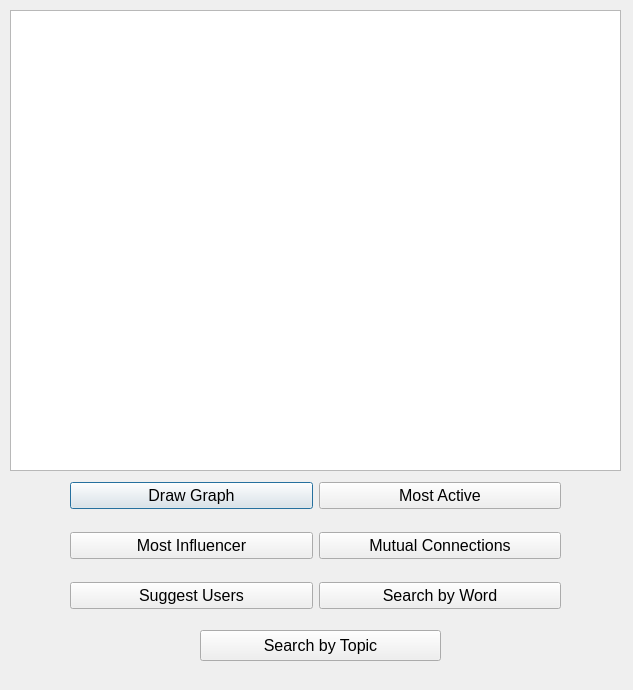
<?xml version="1.0" encoding="UTF-8"?>
<ui version="4.0">
 <class>level_2_CP</class>
 <widget class="QDialog" name="level_2_CP">
  <property name="geometry">
   <rect>
    <x>0</x>
    <y>0</y>
    <width>633</width>
    <height>690</height>
   </rect>
  </property>
  <property name="windowTitle">
   <string>Dialog</string>
  </property>
  <widget class="QPlainTextEdit" name="plainTextEdit">
   <property name="geometry">
    <rect>
     <x>10</x>
     <y>10</y>
     <width>611</width>
     <height>461</height>
    </rect>
   </property>
  </widget>
  <widget class="QWidget" name="">
   <property name="geometry">
    <rect>
     <x>70</x>
     <y>470</y>
     <width>491</width>
     <height>51</height>
    </rect>
   </property>
   <layout class="QHBoxLayout" name="horizontalLayout">
    <item>
     <widget class="QPushButton" name="pushButton">
      <property name="font">
       <font>
        <pointsize>12</pointsize>
       </font>
      </property>
      <property name="text">
       <string>Draw Graph</string>
      </property>
     </widget>
    </item>
    <item>
     <widget class="QPushButton" name="pushButton_2">
      <property name="font">
       <font>
        <pointsize>12</pointsize>
       </font>
      </property>
      <property name="text">
       <string>Most Active</string>
      </property>
     </widget>
    </item>
   </layout>
  </widget>
  <widget class="QWidget" name="layoutWidget">
   <property name="geometry">
    <rect>
     <x>70</x>
     <y>570</y>
     <width>491</width>
     <height>51</height>
    </rect>
   </property>
   <layout class="QHBoxLayout" name="horizontalLayout_7">
    <item>
     <widget class="QPushButton" name="pushButton_13">
      <property name="font">
       <font>
        <pointsize>12</pointsize>
       </font>
      </property>
      <property name="text">
       <string>Suggest Users</string>
      </property>
     </widget>
    </item>
    <item>
     <widget class="QPushButton" name="pushButton_14">
      <property name="font">
       <font>
        <pointsize>12</pointsize>
       </font>
      </property>
      <property name="text">
       <string>Search by Word</string>
      </property>
     </widget>
    </item>
   </layout>
  </widget>
  <widget class="QWidget" name="layoutWidget_2">
   <property name="geometry">
    <rect>
     <x>70</x>
     <y>520</y>
     <width>491</width>
     <height>51</height>
    </rect>
   </property>
   <layout class="QHBoxLayout" name="horizontalLayout_8">
    <item>
     <widget class="QPushButton" name="pushButton_15">
      <property name="font">
       <font>
        <pointsize>12</pointsize>
       </font>
      </property>
      <property name="text">
       <string>Most Influencer</string>
      </property>
     </widget>
    </item>
    <item>
     <widget class="QPushButton" name="pushButton_16">
      <property name="font">
       <font>
        <pointsize>12</pointsize>
       </font>
      </property>
      <property name="text">
       <string>Mutual Connections</string>
      </property>
     </widget>
    </item>
   </layout>
  </widget>
  <widget class="QPushButton" name="pushButton_17">
   <property name="geometry">
    <rect>
     <x>200</x>
     <y>630</y>
     <width>241</width>
     <height>31</height>
    </rect>
   </property>
   <property name="font">
    <font>
     <pointsize>12</pointsize>
    </font>
   </property>
   <property name="text">
    <string>Search by Topic</string>
   </property>
  </widget>
 </widget>
 <resources/>
 <connections/>
</ui>
